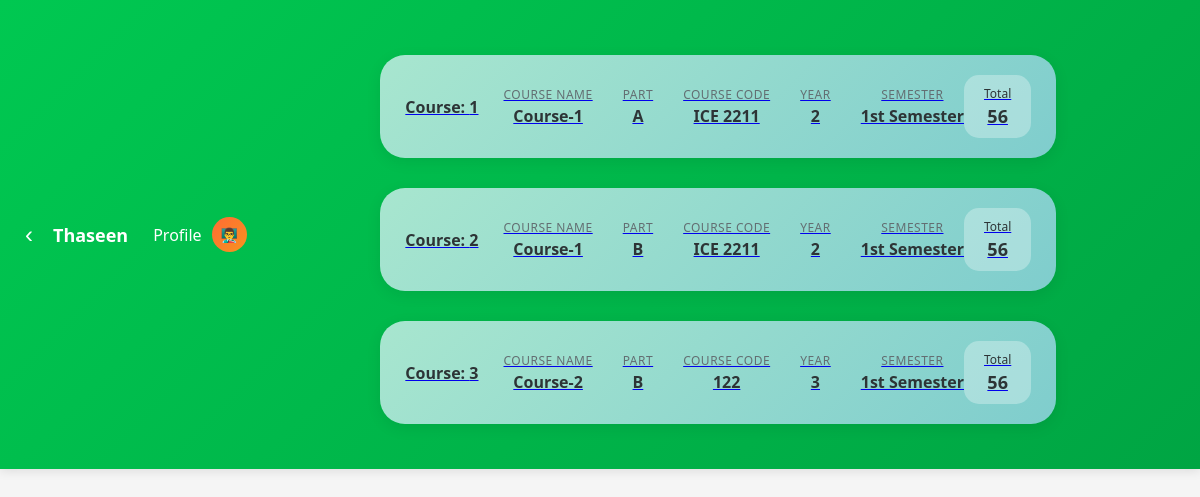
/teacher/dashboard/ (signed in), run on the app's committed database.
### course/models.py (models this page shows, shortened)
class Part(models.Model):
    course = models.ForeignKey(Course, on_delete=models.CASCADE)
    name = models.CharField(choices=PartName, max_length=2)
    teacher = models.ForeignKey(Teacher, on_delete=models.CASCADE, null=True, blank=True)

class Course(models.Model):
    name = models.CharField(max_length=50)
    slug = models.SlugField(max_length=50)
    code = models.CharField(max_length=8)
    credit = models.IntegerField()
    semester = models.ForeignKey(Semester, on_delete=models.CASCADE)
    year = models.CharField(max_length=4, null= True, blank=True )

### teacher/models.py (models this page shows, shortened)
class Teacher(models.Model):
    user = models.OneToOneField(User, on_delete=models.CASCADE, related_name="teacher")
    teacher_id = models.IntegerField()
    phone = models.CharField(max_length=13, null= True, blank= True)
    permanent_address = models.CharField(max_length=100, null = True, blank=True)
    picture = models.ImageField(upload_to="profile/")

### course/views.py (the view)
# urls.py: path('teacher/dashboard/', views.TeacherPartListView.as_view(), name='teacher_part_list'),
@method_decorator(login_required, name='dispatch')
class TeacherPartListView(View):
    def get(self, request):
        teacher = get_object_or_404(Teacher, user=request.user)
        parts = Part.objects.filter(teacher=teacher).select_related('course', 'course__semester')
        return render(request, 'course/teacher_part_list.html', {
            'teacher': teacher,
            'parts': parts
        })

### course/templates/course/teacher_part_list.html (shortened to what this page needs)
<!DOCTYPE html>
<html lang="en">
  <head>
  </head>
  <body>
    <div class="header">
      <div class="header-left">
        <button class="back-btn" onclick="history.back()">‹</button>
        <div class="teacher-info">
        {% for part in parts %}
        {% if forloop.first %}
           <h2>{{ part.teacher.user.username }}</h2>
        {% endif %}
        {% endfor %}
      </div>
      <div class="profile" onclick="location.href='{% url 'teacher_profile' %}'">
        <span>Profile</span>
        <div class="profile-avatar">👨‍🏫</div>
      </div>
    </div>
    <div class="container">
      <div class="course-list">
        {% if parts %}
        {% for part in parts %}
        <a href="{% url 'all_sessions_combined' part.id %}" class="text-decoration-none">
          <div class="course-card" style="margin-top: 10px">
            <div class="course-info">
              <div class="course-number">Course: {{ forloop.counter }}</div>
              <div class="course-details">
                <div class="detail-item">
                  <div class="detail-label">Course Name</div>
                  <div class="detail-value">{{ part.course.name }}</div>
                </div>
                <div class="detail-item">
                  <div class="detail-label">Part</div>
                  <div class="detail-value">{{ part.name }}</div>
                </div>
                <div class="detail-item">
                  <div class="detail-label">Course Code</div>
                  <div class="detail-value">{{ part.course.code }}</div>
                </div>
                <div class="detail-item">
                  <div class="detail-label">Year</div>
                  <div class="detail-value">{{ part.course.year }}</div>
                </div>
                <div class="detail-item">
                  <div class="detail-label">Semester</div>
                  <div class="detail-value">{{ part.semester.name|default:"1st Semester" }}</div>
                </div>
              </div>
            </div>
            <div class="total-section">
              <div class="total-label">Total</div>
              <div class="total-value">{{ part.student_count|default:"56" }}</div>
            </div>
          </div>
        </a>
        {% endfor %}
        {% else %}
        <div class="no-courses">No courses assigned to this teacher.</div>
        {% endif %}
      </div>
    </div>
  </body>
</html>

### course/templates/course/teacher_part_list.html (style rules this page uses)
* { margin: 0; padding: 0; box-sizing: border-box; }
body { font-family: "Segoe UI", Tahoma, Geneva, Verdana, sans-serif; background-color: #f5f5f5; min-height: 100vh; }
.header { background: linear-gradient(135deg, #00c851, #00a543); color: white; padding: 15px 20px; display: flex; align-items: center; justify-content: space-between; box-shadow: 0 2px 10px rgba(0, 0, 0, 0.1); }
.header-left { display: flex; align-items: center; gap: 15px; }
.back-btn { background: none; border: none; color: white; font-size: 24px; cursor: pointer; padding: 5px; border-radius: 50%; transition: background-color 0.3s; }
.teacher-info h2 { font-size: 18px; font-weight: 600; margin: 0; }
.profile { display: flex; align-items: center; gap: 10px; cursor: pointer; padding: 5px 10px; border-radius: 20px; transition: background-color 0.3s; }
.profile-avatar { width: 35px; height: 35px; border-radius: 50%; background: linear-gradient(135deg, #ff6b35, #f7931e); display: flex; align-items: center; justify-content: center; font-weight: bold; font-size: 14px; }
.container { max-width: 1200px; margin: 0 auto; padding: 30px 20px; }
.course-list { display: flex; flex-direction: column; gap: 20px; }
.course-card { background: white; border-radius: 25px; padding: 20px 25px; display: flex; align-items: center; justify-content: space-between; box-shadow: 0 4px 15px rgba(0, 0, 0, 0.08); transition: all 0.3s ease; cursor: pointer; }
.course-card:nth-child(odd) { background: linear-gradient(135deg, #a8e6cf, #7fcdcd); }
.course-info { display: flex; align-items: center; gap: 25px; flex: 1; }
.course-number { font-weight: bold; font-size: 16px; color: #2d3436; }
.course-details { display: flex; align-items: center; gap: 30px; }
.detail-item { display: flex; flex-direction: column; align-items: center; gap: 2px; }
.detail-label { font-size: 12px; color: #636e72; font-weight: 500; text-transform: uppercase; letter-spacing: 0.5px; }
.detail-value { font-size: 16px; font-weight: 600; color: #2d3436; }
.total-section { background: rgba(255, 255, 255, 0.3); padding: 10px 20px; border-radius: 15px; text-align: center; }
.total-label { font-size: 12px; color: #2d3436; font-weight: 500; margin-bottom: 2px; }
.total-value { font-size: 18px; font-weight: bold; color: #2d3436; }

### data on the page
Part: teacher.user.username "Thaseen", course.name "Course-1", name "A", course.code "ICE 2211", course.year "2", semester.name "1st Semester", student_count "56"
Part: course.name "Course-1", name "B", course.code "ICE 2211", course.year "2", semester.name "1st Semester", student_count "56"
Part: course.name "Course-2", name "B", course.code "122", course.year "3", semester.name "1st Semester", student_count "56"
